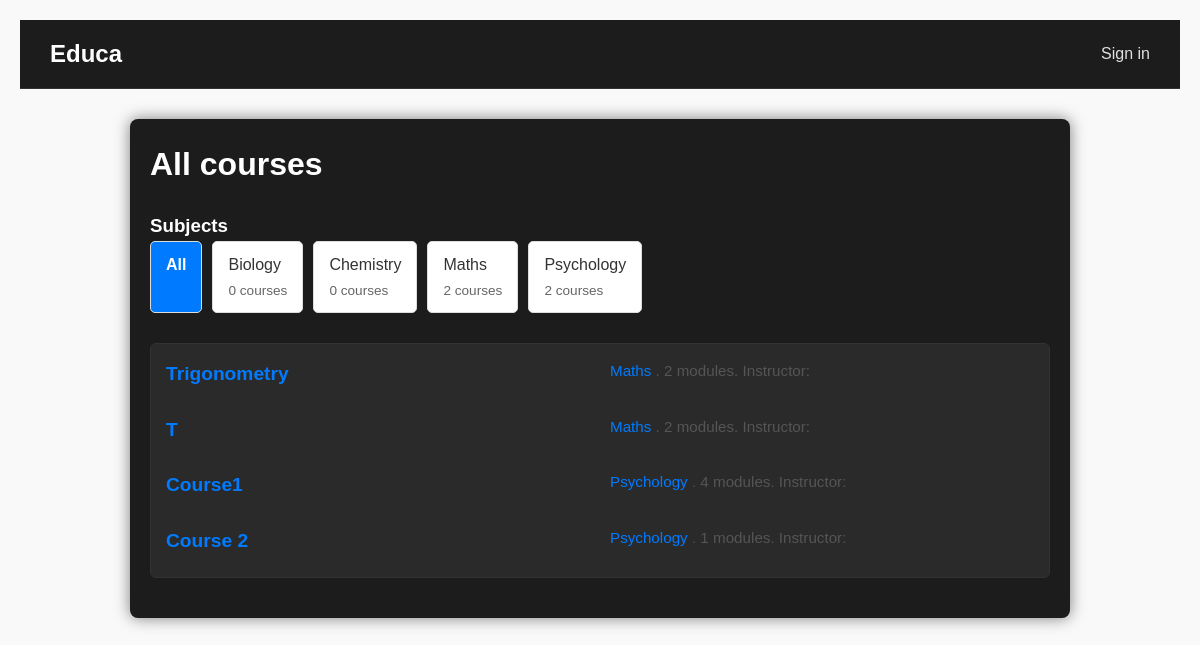
The page / on the database its author committed.
### courses/models.py (models this page shows, shortened)
class Subject(models.Model):
    title = models.CharField(max_length=200)
    slug = models.SlugField(max_length=200, unique=True)
    class Meta:
        ordering = ['title']
    def __str__(self):
        return self.title

class Course(models.Model):
    owner = models.ForeignKey(
        User,
        related_name='courses_created',
        on_delete=models.CASCADE
    )
    subject = models.ForeignKey(
        Subject,
        related_name='courses',
        on_delete=models.CASCADE
    )
    title = models.CharField(max_length=200)
    slug = models.SlugField(max_length=200, unique=True)
    overview = models.TextField()
    created = models.DateTimeField(auto_now_add=True)
    students = models.ManyToManyField(User,
                                      related_name='courses_joined',
                                      blank=True)
    class Meta:
        ordering = ['-created']

### courses/views.py (the view)
# urls.py: path('', CourseListView.as_view(), name='course_list'),
class CourseListView(TemplateResponseMixin, View):
    model = Course
    template_name = 'courses/course/list.html'
    def get(self, request, subject=None):
        subjects = cache.get('all_subjects')
        if not subjects:
            subjects = Subject.objects.annotate(total_courses=Count('courses'))
            cache.set('all_subjects', subjects)
        courses = Course.objects.annotate(total_modules=Count('modules'))
        selected_subject = None
        if subject:
            selected_subject = get_object_or_404(Subject, slug=subject)
            courses = courses.filter(subject=selected_subject)
        context = {
            'subjects': subjects,
            'subject': selected_subject,
            'courses': courses
        }
        return self.render_to_response(context)

### courses/templates/courses/course/list.html (shortened to what this page needs)
{% extends "base.html" %}
{% load static %}
{% block content %}
<link rel="stylesheet" href="{% static 'courses/course/list.css' %}">
    <h1>
        {% if subject %}
            {{ subject.title }} courses
        {% else %}
            All courses
        {% endif %}
    </h1>
    <div class="contents">
        <h3>Subjects</h3>
        <ul id="modules">
            <li {% if not subject %}class="selected"{% endif %}>
                <a href="{% url 'course_list' %}">All</a>
            </li>
            {% for s in subjects %}
                <li {% if subject == s %}class="selected"{% endif %}>
                    <a href="{% url 'course_list_subject' s.slug %}">
                        {{ s.title }}<br>
                        <span>{{ s.total_courses }} courses</span>
                    </a>
                </li>
            {% endfor %}
        </ul>
    </div>
    <div class="module">
        {% for course in courses %}
            {% with subject=course.subject %}
                <h3>
                    <a href="{% url 'course_detail' course.slug %}">
                        {{ course.title }}
                    </a>
                </h3>
                <p>
                    <a href="{% url 'course_list_subject' subject.slug %}">
                        {{ subject }}
                    </a>.
                    {{ course.total_modules }} modules.
                    Instructor: {{ course.owner.get_full_name }}
                </p>
            {% endwith %}
        {% endfor %}
    </div>
{% endblock %}

### courses/static/courses/css/base.css (style rules this page uses)
body { margin: 0; font-family: Arial, sans-serif; background-color: #121212; color: #e0e0e0; }
a { color: #1e90ff; text-decoration: none; }
.module { margin: 20px 0; padding: 15px; background-color: #2a2a2a; border-radius: 6px; border: 1px solid #333; }
h1, h2, h3, h4, h5 { color: #ffffff; }
p { line-height: 1.6; }

### courses/static/courses/course/list.css (style rules this page uses)
body, h1, h3, p, ul, li, a { margin: 0; padding: 0; box-sizing: border-box; }
body { font-family: Arial, sans-serif; line-height: 1.6; background-color: #f9f9f9; color: #333; padding: 20px; }
h1 { font-size: 2rem; margin-bottom: 20px; }
.contents { margin-bottom: 30px; }
#modules { list-style: none; display: flex; flex-wrap: wrap; gap: 10px; padding: 0; }
#modules li { border: 1px solid #ddd; padding: 10px 15px; border-radius: 5px; background-color: #fff; transition: background-color 0.3s, color 0.3s; }
#modules li.selected { background-color: #007bff; color: #fff; font-weight: bold; }
#modules li a { text-decoration: none; color: inherit; }
#modules li span { display: block; font-size: 0.85rem; color: #666; margin-top: 3px; }
.module { display: grid; grid-template-columns: repeat(auto-fit, minmax(280px, 1fr)); gap: 20px; }
.module h3 { font-size: 1.2rem; margin-bottom: 5px; }
.module h3 a { text-decoration: none; color: #007bff; }
.module p { font-size: 0.95rem; color: #555; }
.module p a { color: #007bff; text-decoration: none; }

### rows shown on the page
Subject: title "Biology", total_courses "0"
Subject: title "Chemistry", total_courses "0"
Subject: title "Maths", total_courses "2"
Subject: title "Psychology", total_courses "2"
Course: title "Trigonometry", subject "Maths", total_modules "2"
Course: title "T", subject "Maths", total_modules "2"
Course: title "Course1", subject "Psychology", total_modules "4"
Course: title "Course 2", subject "Psychology", total_modules "1"
